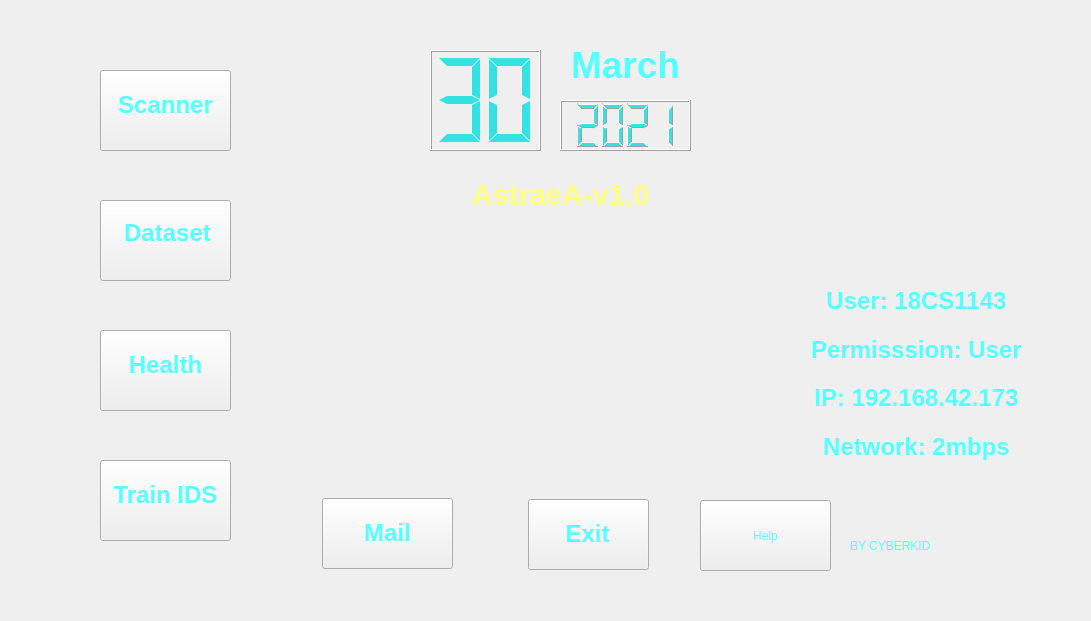
<?xml version="1.0" encoding="UTF-8"?>
<ui version="4.0">
 <class>Form</class>
 <widget class="QWidget" name="Form">
  <property name="geometry">
   <rect>
    <x>0</x>
    <y>0</y>
    <width>1091</width>
    <height>621</height>
   </rect>
  </property>
  <property name="windowTitle">
   <string>Form</string>
  </property>
  <property name="windowOpacity">
   <double>0.900000000000000</double>
  </property>
  <widget class="QLabel" name="bgFrame">
   <property name="geometry">
    <rect>
     <x>0</x>
     <y>0</y>
     <width>1091</width>
     <height>621</height>
    </rect>
   </property>
   <property name="autoFillBackground">
    <bool>false</bool>
   </property>
   <property name="styleSheet">
    <string notr="true"/>
   </property>
   <property name="text">
    <string/>
   </property>
   <property name="pixmap">
    <pixmap resource="resources.qrc">:/rec/resources/greeny.jpg</pixmap>
   </property>
   <property name="scaledContents">
    <bool>true</bool>
   </property>
  </widget>
  <widget class="QLabel" name="Lbl1">
   <property name="geometry">
    <rect>
     <x>70</x>
     <y>60</y>
     <width>201</width>
     <height>101</height>
    </rect>
   </property>
   <property name="text">
    <string/>
   </property>
   <property name="pixmap">
    <pixmap resource="resources.qrc">:/rec/resources/minivector.jpg</pixmap>
   </property>
   <property name="scaledContents">
    <bool>true</bool>
   </property>
  </widget>
  <widget class="QLabel" name="LblTxt1">
   <property name="geometry">
    <rect>
     <x>100</x>
     <y>90</y>
     <width>131</width>
     <height>31</height>
    </rect>
   </property>
   <property name="text">
    <string>&lt;html&gt;&lt;head/&gt;&lt;body&gt;&lt;p align=&quot;center&quot;&gt;&lt;span style=&quot; font-size:18pt; font-weight:600; color:#55ffff;&quot;&gt;Scanner&lt;/span&gt;&lt;/p&gt;&lt;/body&gt;&lt;/html&gt;</string>
   </property>
   <property name="scaledContents">
    <bool>false</bool>
   </property>
  </widget>
  <widget class="QLabel" name="Lbl2">
   <property name="geometry">
    <rect>
     <x>70</x>
     <y>190</y>
     <width>201</width>
     <height>101</height>
    </rect>
   </property>
   <property name="text">
    <string/>
   </property>
   <property name="pixmap">
    <pixmap resource="resources.qrc">:/rec/resources/minivector.jpg</pixmap>
   </property>
   <property name="scaledContents">
    <bool>true</bool>
   </property>
  </widget>
  <widget class="QLabel" name="LblTxt2">
   <property name="geometry">
    <rect>
     <x>102</x>
     <y>218</y>
     <width>131</width>
     <height>31</height>
    </rect>
   </property>
   <property name="text">
    <string>&lt;html&gt;&lt;head/&gt;&lt;body&gt;&lt;p align=&quot;center&quot;&gt;&lt;span style=&quot; font-size:18pt; font-weight:600; color:#55ffff;&quot;&gt;Dataset&lt;/span&gt;&lt;/p&gt;&lt;/body&gt;&lt;/html&gt;</string>
   </property>
   <property name="scaledContents">
    <bool>false</bool>
   </property>
  </widget>
  <widget class="QLabel" name="Lbl3">
   <property name="geometry">
    <rect>
     <x>70</x>
     <y>320</y>
     <width>201</width>
     <height>101</height>
    </rect>
   </property>
   <property name="text">
    <string/>
   </property>
   <property name="pixmap">
    <pixmap resource="resources.qrc">:/rec/resources/minivector.jpg</pixmap>
   </property>
   <property name="scaledContents">
    <bool>true</bool>
   </property>
  </widget>
  <widget class="QLabel" name="LblTxt3">
   <property name="geometry">
    <rect>
     <x>100</x>
     <y>350</y>
     <width>131</width>
     <height>31</height>
    </rect>
   </property>
   <property name="text">
    <string>&lt;html&gt;&lt;head/&gt;&lt;body&gt;&lt;p align=&quot;center&quot;&gt;&lt;span style=&quot; font-size:18pt; font-weight:600; color:#55ffff;&quot;&gt;Health&lt;/span&gt;&lt;/p&gt;&lt;/body&gt;&lt;/html&gt;</string>
   </property>
   <property name="scaledContents">
    <bool>false</bool>
   </property>
  </widget>
  <widget class="QLabel" name="Lbl4">
   <property name="geometry">
    <rect>
     <x>70</x>
     <y>450</y>
     <width>201</width>
     <height>101</height>
    </rect>
   </property>
   <property name="text">
    <string/>
   </property>
   <property name="pixmap">
    <pixmap resource="resources.qrc">:/rec/resources/minivector.jpg</pixmap>
   </property>
   <property name="scaledContents">
    <bool>true</bool>
   </property>
  </widget>
  <widget class="QLabel" name="LblTxt4">
   <property name="geometry">
    <rect>
     <x>100</x>
     <y>480</y>
     <width>131</width>
     <height>31</height>
    </rect>
   </property>
   <property name="text">
    <string>&lt;html&gt;&lt;head/&gt;&lt;body&gt;&lt;p align=&quot;center&quot;&gt;&lt;span style=&quot; font-size:18pt; font-weight:600; color:#55ffff;&quot;&gt;Train IDS&lt;/span&gt;&lt;/p&gt;&lt;/body&gt;&lt;/html&gt;</string>
   </property>
   <property name="scaledContents">
    <bool>false</bool>
   </property>
  </widget>
  <widget class="QLabel" name="Month">
   <property name="geometry">
    <rect>
     <x>560</x>
     <y>40</y>
     <width>131</width>
     <height>51</height>
    </rect>
   </property>
   <property name="text">
    <string>&lt;html&gt;&lt;head/&gt;&lt;body&gt;&lt;p align=&quot;center&quot;&gt;&lt;span style=&quot; font-size:28pt; font-weight:600; color:#55ffff;&quot;&gt;March&lt;/span&gt;&lt;/p&gt;&lt;/body&gt;&lt;/html&gt;</string>
   </property>
  </widget>
  <widget class="QLabel" name="Userphoto">
   <property name="geometry">
    <rect>
     <x>800</x>
     <y>60</y>
     <width>221</width>
     <height>221</height>
    </rect>
   </property>
   <property name="text">
    <string/>
   </property>
   <property name="pixmap">
    <pixmap resource="resources.qrc">:/rec/resources/myPic2.jpg</pixmap>
   </property>
   <property name="scaledContents">
    <bool>true</bool>
   </property>
  </widget>
  <widget class="QLabel" name="jarvisGIF">
   <property name="geometry">
    <rect>
     <x>435</x>
     <y>240</y>
     <width>251</width>
     <height>201</height>
    </rect>
   </property>
   <property name="text">
    <string/>
   </property>
   <property name="pixmap">
    <pixmap resource="resources.qrc">:/rec/resources/circle.gif</pixmap>
   </property>
   <property name="scaledContents">
    <bool>true</bool>
   </property>
  </widget>
  <widget class="QLabel" name="nameAI">
   <property name="geometry">
    <rect>
     <x>430</x>
     <y>160</y>
     <width>261</width>
     <height>71</height>
    </rect>
   </property>
   <property name="styleSheet">
    <string notr="true">background-image: url(:/rec/resources/lwFrame.jpg);</string>
   </property>
   <property name="text">
    <string>&lt;html&gt;&lt;head/&gt;&lt;body&gt;&lt;p align=&quot;center&quot;&gt;&lt;span style=&quot; font-size:22pt; font-weight:600; color:#ffff7f;&quot;&gt;AstraeA-v1.0&lt;/span&gt;&lt;/p&gt;&lt;/body&gt;&lt;/html&gt;</string>
   </property>
   <property name="scaledContents">
    <bool>true</bool>
   </property>
  </widget>
  <widget class="QPushButton" name="Btnexit">
   <property name="geometry">
    <rect>
     <x>528</x>
     <y>499</y>
     <width>121</width>
     <height>71</height>
    </rect>
   </property>
   <property name="styleSheet">
    <string notr="true">color: rgb(85, 255, 255);
background-image: url(:/rec/resources/electric1.png);
font: 75 24pt &quot;Arial&quot;;</string>
   </property>
   <property name="text">
    <string/>
   </property>
   <property name="icon">
    <iconset resource="resources.qrc">
     <normaloff>:/rec/resources/jarvisheart.jpg</normaloff>:/rec/resources/jarvisheart.jpg</iconset>
   </property>
  </widget>
  <widget class="QLabel" name="Lbl5">
   <property name="geometry">
    <rect>
     <x>500</x>
     <y>470</y>
     <width>171</width>
     <height>121</height>
    </rect>
   </property>
   <property name="text">
    <string/>
   </property>
   <property name="pixmap">
    <pixmap resource="resources.qrc">:/rec/resources/minivector.jpg</pixmap>
   </property>
   <property name="scaledContents">
    <bool>true</bool>
   </property>
  </widget>
  <widget class="QPushButton" name="Btn1">
   <property name="geometry">
    <rect>
     <x>100</x>
     <y>70</y>
     <width>131</width>
     <height>81</height>
    </rect>
   </property>
   <property name="styleSheet">
    <string notr="true">font: 75 italic 24pt &quot;Monospace&quot;;
color: rgb(246, 245, 244);
background-image: url(:/rec/resources/electric1.png);</string>
   </property>
   <property name="text">
    <string/>
   </property>
   <property name="icon">
    <iconset resource="resources.qrc">
     <normaloff>:/rec/resources/jarvisheart.jpg</normaloff>:/rec/resources/jarvisheart.jpg</iconset>
   </property>
  </widget>
  <widget class="QPushButton" name="Btn2">
   <property name="geometry">
    <rect>
     <x>100</x>
     <y>200</y>
     <width>131</width>
     <height>81</height>
    </rect>
   </property>
   <property name="styleSheet">
    <string notr="true">font: 75 italic 24pt &quot;Monospace&quot;;
color: rgb(246, 245, 244);
background-image: url(:/rec/resources/electric1.png);</string>
   </property>
   <property name="text">
    <string/>
   </property>
   <property name="icon">
    <iconset resource="resources.qrc">
     <normaloff>:/rec/resources/jarvisheart.jpg</normaloff>:/rec/resources/jarvisheart.jpg</iconset>
   </property>
  </widget>
  <widget class="QPushButton" name="Btn3">
   <property name="geometry">
    <rect>
     <x>100</x>
     <y>330</y>
     <width>131</width>
     <height>81</height>
    </rect>
   </property>
   <property name="styleSheet">
    <string notr="true">font: 75 italic 24pt &quot;Monospace&quot;;
color: rgb(246, 245, 244);
background-image: url(:/rec/resources/electric1.png);</string>
   </property>
   <property name="text">
    <string/>
   </property>
   <property name="icon">
    <iconset resource="resources.qrc">
     <normaloff>:/rec/resources/jarvisheart.jpg</normaloff>:/rec/resources/jarvisheart.jpg</iconset>
   </property>
  </widget>
  <widget class="QPushButton" name="Btn4">
   <property name="geometry">
    <rect>
     <x>100</x>
     <y>460</y>
     <width>131</width>
     <height>81</height>
    </rect>
   </property>
   <property name="styleSheet">
    <string notr="true">font: 75 italic 24pt &quot;Monospace&quot;;
color: rgb(246, 245, 244);
background-image: url(:/rec/resources/electric1.png);</string>
   </property>
   <property name="text">
    <string/>
   </property>
   <property name="icon">
    <iconset resource="resources.qrc">
     <normaloff>:/rec/resources/jarvisheart.jpg</normaloff>:/rec/resources/jarvisheart.jpg</iconset>
   </property>
  </widget>
  <widget class="QLCDNumber" name="LCDdate">
   <property name="geometry">
    <rect>
     <x>430</x>
     <y>50</y>
     <width>111</width>
     <height>101</height>
    </rect>
   </property>
   <property name="styleSheet">
    <string notr="true">color: rgb(52, 226, 226);</string>
   </property>
   <property name="digitCount">
    <number>2</number>
   </property>
   <property name="segmentStyle">
    <enum>QLCDNumber::Flat</enum>
   </property>
   <property name="intValue" stdset="0">
    <number>30</number>
   </property>
  </widget>
  <widget class="QLCDNumber" name="LCDyear">
   <property name="geometry">
    <rect>
     <x>560</x>
     <y>100</y>
     <width>131</width>
     <height>51</height>
    </rect>
   </property>
   <property name="styleSheet">
    <string notr="true">color: rgb(52, 226, 226);</string>
   </property>
   <property name="digitCount">
    <number>4</number>
   </property>
   <property name="segmentStyle">
    <enum>QLCDNumber::Filled</enum>
   </property>
   <property name="intValue" stdset="0">
    <number>2021</number>
   </property>
  </widget>
  <widget class="QWidget" name="verticalLayoutWidget">
   <property name="geometry">
    <rect>
     <x>799</x>
     <y>280</y>
     <width>235</width>
     <height>188</height>
    </rect>
   </property>
   <layout class="QVBoxLayout" name="Sysinfo">
    <item>
     <widget class="QLabel" name="Sysno">
      <property name="text">
       <string>&lt;html&gt;&lt;head/&gt;&lt;body&gt;&lt;p align=&quot;center&quot;&gt;&lt;span style=&quot; font-size:18pt; font-weight:600; color:#55ffff;&quot;&gt;User: 18CS1143&lt;/span&gt;&lt;/p&gt;&lt;/body&gt;&lt;/html&gt;</string>
      </property>
      <property name="scaledContents">
       <bool>false</bool>
      </property>
     </widget>
    </item>
    <item>
     <widget class="QLabel" name="Syspermit">
      <property name="text">
       <string>&lt;html&gt;&lt;head/&gt;&lt;body&gt;&lt;p align=&quot;center&quot;&gt;&lt;span style=&quot; font-size:18pt; font-weight:600; color:#55ffff;&quot;&gt;Permisssion: User&lt;/span&gt;&lt;/p&gt;&lt;/body&gt;&lt;/html&gt;</string>
      </property>
      <property name="scaledContents">
       <bool>false</bool>
      </property>
     </widget>
    </item>
    <item>
     <widget class="QLabel" name="Sysip">
      <property name="text">
       <string>&lt;html&gt;&lt;head/&gt;&lt;body&gt;&lt;p align=&quot;center&quot;&gt;&lt;span style=&quot; font-size:18pt; font-weight:600; color:#55ffff;&quot;&gt;IP: 192.168.42.173&lt;/span&gt;&lt;/p&gt;&lt;/body&gt;&lt;/html&gt;</string>
      </property>
      <property name="scaledContents">
       <bool>false</bool>
      </property>
     </widget>
    </item>
    <item>
     <widget class="QLabel" name="Sysmbps">
      <property name="text">
       <string>&lt;html&gt;&lt;head/&gt;&lt;body&gt;&lt;p align=&quot;center&quot;&gt;&lt;span style=&quot; font-size:18pt; font-weight:600; color:#55ffff;&quot;&gt;Network: 2mbps&lt;/span&gt;&lt;/p&gt;&lt;/body&gt;&lt;/html&gt;</string>
      </property>
      <property name="scaledContents">
       <bool>false</bool>
      </property>
     </widget>
    </item>
   </layout>
  </widget>
  <widget class="QPushButton" name="Btnmail">
   <property name="geometry">
    <rect>
     <x>322</x>
     <y>498</y>
     <width>131</width>
     <height>71</height>
    </rect>
   </property>
   <property name="styleSheet">
    <string notr="true">font: 75 italic 24pt &quot;Monospace&quot;;
color: rgb(246, 245, 244);
background-image: url(:/rec/resources/electric1.png);</string>
   </property>
   <property name="text">
    <string/>
   </property>
   <property name="icon">
    <iconset resource="resources.qrc">
     <normaloff>:/rec/resources/jarvisheart.jpg</normaloff>:/rec/resources/jarvisheart.jpg</iconset>
   </property>
  </widget>
  <widget class="QLabel" name="Lbl6">
   <property name="geometry">
    <rect>
     <x>300</x>
     <y>470</y>
     <width>171</width>
     <height>121</height>
    </rect>
   </property>
   <property name="text">
    <string/>
   </property>
   <property name="pixmap">
    <pixmap resource="resources.qrc">:/rec/resources/minivector.jpg</pixmap>
   </property>
   <property name="scaledContents">
    <bool>true</bool>
   </property>
  </widget>
  <widget class="QLabel" name="LblTxt5">
   <property name="geometry">
    <rect>
     <x>322</x>
     <y>518</y>
     <width>131</width>
     <height>31</height>
    </rect>
   </property>
   <property name="text">
    <string>&lt;html&gt;&lt;head/&gt;&lt;body&gt;&lt;p align=&quot;center&quot;&gt;&lt;span style=&quot; font-size:18pt; font-weight:600; color:#55ffff;&quot;&gt;Mail&lt;/span&gt;&lt;/p&gt;&lt;/body&gt;&lt;/html&gt;</string>
   </property>
   <property name="scaledContents">
    <bool>false</bool>
   </property>
  </widget>
  <widget class="QLabel" name="LblTxt6">
   <property name="geometry">
    <rect>
     <x>522</x>
     <y>519</y>
     <width>131</width>
     <height>31</height>
    </rect>
   </property>
   <property name="text">
    <string>&lt;html&gt;&lt;head/&gt;&lt;body&gt;&lt;p align=&quot;center&quot;&gt;&lt;span style=&quot; font-size:18pt; font-weight:600; color:#55ffff;&quot;&gt;Exit&lt;/span&gt;&lt;/p&gt;&lt;/body&gt;&lt;/html&gt;</string>
   </property>
   <property name="scaledContents">
    <bool>false</bool>
   </property>
  </widget>
  <widget class="QLabel" name="Footerlogo">
   <property name="geometry">
    <rect>
     <x>850</x>
     <y>530</y>
     <width>181</width>
     <height>31</height>
    </rect>
   </property>
   <property name="styleSheet">
    <string notr="true">color: rgb(85, 255, 255);
font: 20pt &quot;Comic Sans MS&quot;;</string>
   </property>
   <property name="text">
    <string>BY CYBERKID</string>
   </property>
  </widget>
  <widget class="QPushButton" name="Helpbutton">
   <property name="geometry">
    <rect>
     <x>700</x>
     <y>500</y>
     <width>131</width>
     <height>71</height>
    </rect>
   </property>
   <property name="autoFillBackground">
    <bool>false</bool>
   </property>
   <property name="styleSheet">
    <string notr="true">font: 87 20pt &quot;Arial Black&quot;;
background-image: url(:/rec/resources/lwFrame.jpg);
color: rgb(85, 255, 255);</string>
   </property>
   <property name="text">
    <string>Help</string>
   </property>
  </widget>
  <zorder>bgFrame</zorder>
  <zorder>Lbl1</zorder>
  <zorder>Lbl2</zorder>
  <zorder>Lbl3</zorder>
  <zorder>Lbl4</zorder>
  <zorder>Month</zorder>
  <zorder>Userphoto</zorder>
  <zorder>jarvisGIF</zorder>
  <zorder>nameAI</zorder>
  <zorder>Lbl5</zorder>
  <zorder>Btnexit</zorder>
  <zorder>Btn1</zorder>
  <zorder>LblTxt1</zorder>
  <zorder>Btn2</zorder>
  <zorder>LblTxt2</zorder>
  <zorder>Btn3</zorder>
  <zorder>LblTxt3</zorder>
  <zorder>Btn4</zorder>
  <zorder>LblTxt4</zorder>
  <zorder>LCDdate</zorder>
  <zorder>LCDyear</zorder>
  <zorder>verticalLayoutWidget</zorder>
  <zorder>Lbl6</zorder>
  <zorder>Btnmail</zorder>
  <zorder>LblTxt5</zorder>
  <zorder>LblTxt6</zorder>
  <zorder>Footerlogo</zorder>
  <zorder>Helpbutton</zorder>
 </widget>
 <resources>
  <include location="resources.qrc"/>
 </resources>
 <connections/>
</ui>
